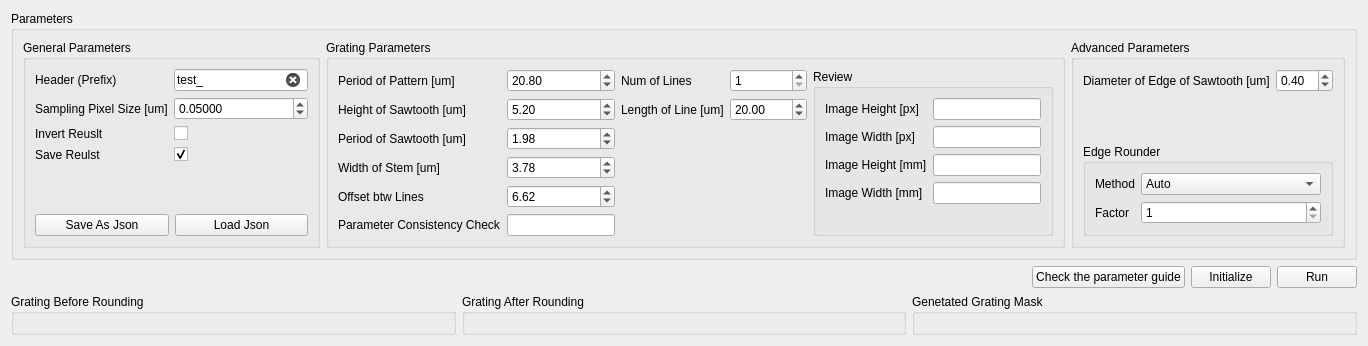
      <widget class="QWidget" name="gratingGeneratorTab">
       <attribute name="title">
        <string>Grating Generator</string>
       </attribute>
       <layout class="QGridLayout" name="gridLayout_2">
        <item row="1" column="0">
         <layout class="QHBoxLayout" name="horizontalLayout_3">
          <item>
           <spacer name="horizontalSpacer_2">
            <property name="orientation">
             <enum>Qt::Orientation::Horizontal</enum>
            </property>
            <property name="sizeHint" stdset="0">
             <size>
              <width>40</width>
              <height>20</height>
             </size>
            </property>
           </spacer>
          </item>
          <item>
           <widget class="QPushButton" name="pushButton_5">
            <property name="text">
             <string>Check the parameter guide</string>
            </property>
           </widget>
          </item>
          <item>
           <widget class="QPushButton" name="pushButton_3">
            <property name="text">
             <string>Initialize</string>
            </property>
           </widget>
          </item>
          <item>
           <widget class="QPushButton" name="pushButton_4">
            <property name="text">
             <string>Run</string>
            </property>
           </widget>
          </item>
         </layout>
        </item>
        <item row="0" column="0">
         <layout class="QHBoxLayout" name="horizontalLayout_5">
          <item>
           <widget class="QGroupBox" name="groupBox_4">
            <property name="title">
             <string>Parameters</string>
            </property>
            <layout class="QGridLayout" name="gridLayout_6">
             <item row="0" column="0">
              <layout class="QHBoxLayout" name="horizontalLayout">
               <item>
                <widget class="QGroupBox" name="groupBox">
                 <property name="title">
                  <string>General Parameters</string>
                 </property>
                 <layout class="QGridLayout" name="gridLayout">
                  <item row="0" column="0">
                   <layout class="QVBoxLayout" name="verticalLayout">
                    <item>
                     <layout class="QFormLayout" name="formLayout">
                      <item row="0" column="0">
                       <widget class="QLabel" name="headerLabel">
                        <property name="text">
                         <string>Header (Prefix)</string>
                        </property>
                       </widget>
                      </item>
                      <item row="0" column="1">
                       <widget class="QLineEdit" name="headerLineEdit">
                        <property name="text">
                         <string>test_</string>
                        </property>
                        <property name="clearButtonEnabled">
                         <bool>true</bool>
                        </property>
                       </widget>
                      </item>
                      <item row="1" column="0">
                       <widget class="QLabel" name="samplingPixelSizeUmLabel">
                        <property name="text">
                         <string>Sampling Pixel Size [um]</string>
                        </property>
                       </widget>
                      </item>
                      <item row="1" column="1">
                       <widget class="QDoubleSpinBox" name="samplingPixelSizeUmDoubleSpinBox">
                        <property name="decimals">
                         <number>5</number>
                        </property>
                        <property name="singleStep">
                         <double>0.010000000000000</double>
                        </property>
                        <property name="value">
                         <double>0.050000000000000</double>
                        </property>
                       </widget>
                      </item>
                      <item row="2" column="0">
                       <widget class="QLabel" name="invertReusltLabel">
                        <property name="text">
                         <string>Invert Reuslt</string>
                        </property>
                       </widget>
                      </item>
                      <item row="2" column="1">
                       <widget class="QCheckBox" name="invertReusltCheckBox"/>
                      </item>
                      <item row="3" column="0">
                       <widget class="QLabel" name="saveReulstLabel">
                        <property name="text">
                         <string>Save Reulst</string>
                        </property>
                       </widget>
                      </item>
                      <item row="3" column="1">
                       <widget class="QCheckBox" name="saveCheckBox">
                        <property name="checked">
                         <bool>true</bool>
                        </property>
                       </widget>
                      </item>
                     </layout>
                    </item>
                    <item>
                     <layout class="QHBoxLayout" name="horizontalLayout_2">
                      <item>
                       <widget class="QPushButton" name="pushButton_save">
                        <property name="text">
                         <string>Save As Json</string>
                        </property>
                       </widget>
                      </item>
                      <item>
                       <widget class="QPushButton" name="pushButton_load">
                        <property name="text">
                         <string>Load Json</string>
                        </property>
                       </widget>
                      </item>
                     </layout>
                    </item>
                   </layout>
                  </item>
                 </layout>
                </widget>
               </item>
               <item>
                <widget class="QGroupBox" name="groupBox_2">
                 <property name="title">
                  <string>Grating Parameters</string>
                 </property>
                 <layout class="QGridLayout" name="gridLayout_3">
                  <item row="0" column="0">
                   <layout class="QHBoxLayout" name="horizontalLayout_4">
                    <item>
                     <layout class="QFormLayout" name="formLayout_2">
                      <item row="0" column="0">
                       <widget class="QLabel" name="periodOfPatternUmLabel">
                        <property name="text">
                         <string>Period of Pattern [um]</string>
                        </property>
                       </widget>
                      </item>
                      <item row="0" column="1">
                       <widget class="QDoubleSpinBox" name="periodOfPatternUmDoubleSpinBox">
                        <property name="singleStep">
                         <double>0.100000000000000</double>
                        </property>
                        <property name="value">
                         <double>20.800000000000001</double>
                        </property>
                       </widget>
                      </item>
                      <item row="1" column="0">
                       <widget class="QLabel" name="heightOfSawtoothUmLabel">
                        <property name="text">
                         <string>Height of Sawtooth [um]</string>
                        </property>
                       </widget>
                      </item>
                      <item row="1" column="1">
                       <widget class="QDoubleSpinBox" name="heightOfSawtoothUmDoubleSpinBox">
                        <property name="singleStep">
                         <double>0.100000000000000</double>
                        </property>
                        <property name="value">
                         <double>5.200000000000000</double>
                        </property>
                       </widget>
                      </item>
                      <item row="2" column="0">
                       <widget class="QLabel" name="periodOfSawtoothUmLabel">
                        <property name="text">
                         <string>Period of Sawtooth [um]</string>
                        </property>
                       </widget>
                      </item>
                      <item row="2" column="1">
                       <widget class="QDoubleSpinBox" name="periodOfSawtoothUmDoubleSpinBox">
                        <property name="singleStep">
                         <double>0.100000000000000</double>
                        </property>
                        <property name="value">
                         <double>1.980000000000000</double>
                        </property>
                       </widget>
                      </item>
                      <item row="3" column="0">
                       <widget class="QLabel" name="widthOfStemUmLabel">
                        <property name="text">
                         <string>Width of Stem [um]</string>
                        </property>
                       </widget>
                      </item>
                      <item row="3" column="1">
                       <widget class="QDoubleSpinBox" name="widthOfStemUmDoubleSpinBox">
                        <property name="singleStep">
                         <double>0.100000000000000</double>
                        </property>
                        <property name="value">
                         <double>3.780000000000000</double>
                        </property>
                       </widget>
                      </item>
                      <item row="4" column="0">
                       <widget class="QLabel" name="offsetBtwLinesLabel">
                        <property name="text">
                         <string>Offset btw Lines</string>
                        </property>
                       </widget>
                      </item>
                      <item row="4" column="1">
                       <widget class="QDoubleSpinBox" name="offsetBtwLinesDoubleSpinBox">
                        <property name="singleStep">
                         <double>0.100000000000000</double>
                        </property>
                        <property name="value">
                         <double>6.620000000000000</double>
                        </property>
                       </widget>
                      </item>
                      <item row="5" column="0">
                       <widget class="QLabel" name="parameterConsistencyCheckLabel">
                        <property name="text">
                         <string>Parameter Consistency Check</string>
                        </property>
                       </widget>
                      </item>
                      <item row="5" column="1">
                       <widget class="QLineEdit" name="parameterConsistencyCheckLineEdit">
                        <property name="readOnly">
                         <bool>true</bool>
                        </property>
                       </widget>
                      </item>
                     </layout>
                    </item>
                    <item>
                     <layout class="QFormLayout" name="formLayout_4">
                      <item row="0" column="0">
                       <widget class="QLabel" name="numOfLinesLabel">
                        <property name="text">
                         <string>Num of Lines</string>
                        </property>
                       </widget>
                      </item>
                      <item row="0" column="1">
                       <widget class="QSpinBox" name="numOfLinesSpinBox">
                        <property name="minimum">
                         <number>1</number>
                        </property>
                        <property name="maximum">
                         <number>999</number>
                        </property>
                        <property name="value">
                         <number>1</number>
                        </property>
                       </widget>
                      </item>
                      <item row="1" column="0">
                       <widget class="QLabel" name="lengthOfLineUmLabel">
                        <property name="text">
                         <string>Length of Line [um]</string>
                        </property>
                       </widget>
                      </item>
                      <item row="1" column="1">
                       <widget class="QDoubleSpinBox" name="lengthOfLineUmDoubleSpinBox">
                        <property name="maximum">
                         <double>10000.000000000000000</double>
                        </property>
                        <property name="singleStep">
                         <double>10.000000000000000</double>
                        </property>
                        <property name="value">
                         <double>20.000000000000000</double>
                        </property>
                       </widget>
                      </item>
                     </layout>
                    </item>
                   </layout>
                  </item>
                  <item row="0" column="1">
                   <widget class="QGroupBox" name="groupBox_8">
                    <property name="title">
                     <string>Review</string>
                    </property>
                    <layout class="QGridLayout" name="gridLayout_12">
                     <item row="0" column="0">
                      <layout class="QFormLayout" name="formLayout_11">
                       <item row="0" column="0">
                        <widget class="QLabel" name="imageHeightPxLabel">
                         <property name="text">
                          <string>Image Height [px]</string>
                         </property>
                        </widget>
                       </item>
                       <item row="0" column="1">
                        <widget class="QLineEdit" name="imageHeightPxLineEdit">
                         <property name="readOnly">
                          <bool>true</bool>
                         </property>
                        </widget>
                       </item>
                       <item row="1" column="0">
                        <widget class="QLabel" name="imageWidthPxLabel">
                         <property name="text">
                          <string>Image Width [px]</string>
                         </property>
                        </widget>
                       </item>
                       <item row="1" column="1">
                        <widget class="QLineEdit" name="imageWidthPxLineEdit">
                         <property name="readOnly">
                          <bool>true</bool>
                         </property>
                        </widget>
                       </item>
                       <item row="2" column="0">
                        <widget class="QLabel" name="imageHeightMmLabel">
                         <property name="text">
                          <string>Image Height [mm]</string>
                         </property>
                        </widget>
                       </item>
                       <item row="2" column="1">
                        <widget class="QLineEdit" name="imageHeightMmLineEdit">
                         <property name="readOnly">
                          <bool>true</bool>
                         </property>
                        </widget>
                       </item>
                       <item row="3" column="0">
                        <widget class="QLabel" name="imageWidthMmLabel">
                         <property name="text">
                          <string>Image Width [mm]</string>
                         </property>
                        </widget>
                       </item>
                       <item row="3" column="1">
                        <widget class="QLineEdit" name="imageWidthMmLineEdit">
                         <property name="readOnly">
                          <bool>true</bool>
                         </property>
                        </widget>
                       </item>
                      </layout>
                     </item>
                    </layout>
                   </widget>
                  </item>
                 </layout>
                </widget>
               </item>
               <item>
                <widget class="QGroupBox" name="groupBox_3">
                 <property name="title">
                  <string>Advanced Parameters</string>
                 </property>
                 <layout class="QGridLayout" name="gridLayout_4">
                  <item row="1" column="0">
                   <widget class="QGroupBox" name="EdgeRounderGroupBox">
                    <property name="title">
                     <string>Edge Rounder</string>
                    </property>
                    <property name="checkable">
                     <bool>false</bool>
                    </property>
                    <layout class="QGridLayout" name="gridLayout_5">
                     <item row="0" column="0">
                      <layout class="QFormLayout" name="formLayout_6">
                       <item row="0" column="0">
                        <widget class="QLabel" name="methodLabel">
                         <property name="text">
                          <string>Method</string>
                         </property>
                        </widget>
                       </item>
                       <item row="0" column="1">
                        <widget class="QComboBox" name="methodComboBox">
                         <item>
                          <property name="text">
                           <string>Auto</string>
                          </property>
                         </item>
                         <item>
                          <property name="text">
                           <string>None</string>
                          </property>
                         </item>
                         <item>
                          <property name="text">
                           <string>User</string>
                          </property>
                         </item>
                        </widget>
                       </item>
                       <item row="1" column="0">
                        <widget class="QLabel" name="factorLabel">
                         <property name="text">
                          <string>Factor</string>
                         </property>
                        </widget>
                       </item>
                       <item row="1" column="1">
                        <widget class="QSpinBox" name="factorSpinBox">
                         <property name="minimum">
                          <number>1</number>
                         </property>
                        </widget>
                       </item>
                      </layout>
                     </item>
                    </layout>
                   </widget>
                  </item>
                  <item row="0" column="0">
                   <layout class="QFormLayout" name="formLayout_7">
                    <item row="0" column="0">
                     <widget class="QLabel" name="diameterOfEdgeOfSawtoothUmLabel">
                      <property name="text">
                       <string>Diameter of Edge of Sawtooth [um]</string>
                      </property>
                     </widget>
                    </item>
                    <item row="0" column="1">
                     <widget class="QDoubleSpinBox" name="diameterOfEdgeOfSawtoothUmDoubleSpinBox">
                      <property name="singleStep">
                       <double>0.100000000000000</double>
                      </property>
                      <property name="value">
                       <double>0.400000000000000</double>
                      </property>
                     </widget>
                    </item>
                   </layout>
                  </item>
                 </layout>
                </widget>
               </item>
              </layout>
             </item>
            </layout>
           </widget>
          </item>
         </layout>
        </item>
        <item row="2" column="0">
         <layout class="QHBoxLayout" name="horizontalLayout_6">
          <item>
           <widget class="QGroupBox" name="groupBox_5">
            <property name="title">
             <string>Grating Before Rounding</string>
            </property>
            <layout class="QGridLayout" name="gridLayout_7"/>
           </widget>
          </item>
          <item>
           <widget class="QGroupBox" name="groupBox_6">
            <property name="title">
             <string>Grating After Rounding</string>
            </property>
            <layout class="QGridLayout" name="gridLayout_8"/>
           </widget>
          </item>
          <item>
           <widget class="QGroupBox" name="groupBox_7">
            <property name="title">
             <string>Genetated Grating Mask</string>
            </property>
            <layout class="QGridLayout" name="gridLayout_9"/>
           </widget>
          </item>
         </layout>
        </item>
       </layout>
      </widget>
